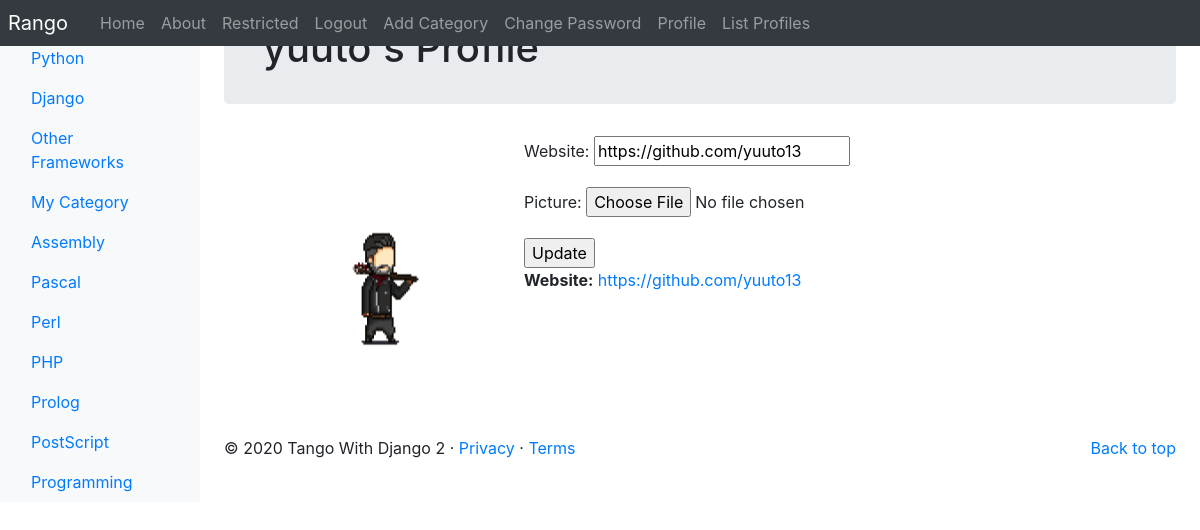
Page /rango/profile/yuuto/ (signed in) on the committed database.
### rango/models.py (models this page shows, shortened)
class Category(models.Model):
    NAME_MAX_LENGTH = 128
    name = models.CharField(max_length=NAME_MAX_LENGTH, unique=True)
    views = models.IntegerField(default=0)
    likes = models.IntegerField(default=0)
    slug = models.SlugField(unique=True)
    class Meta:
        verbose_name_plural = "Categories"

class UserProfile(models.Model):
    user = models.OneToOneField(User, on_delete=models.CASCADE)
    website = models.URLField(blank=True)
    picture = models.ImageField(upload_to='profile_images', blank=True)

### rango/views.py (the view, shortened to what this page needs)
# urls.py: path('profile/<username>/', views.ProfileView.as_view(), name='profile'),
class ProfileView(View):
    def get_user_details(self, username):
        try:
            user = User.objects.get(username=username)
        except User.DoesNotExist:
            return None
        user_profile = UserProfile.objects.get_or_create(user=user)[0]
        form = UserProfileForm({'website': user_profile.website,
                                'picture': user_profile.picture})
        return (user, user_profile, form)
    @method_decorator(login_required)
    def get(self, request, username):
        try:
            (user, user_profile, form) = self.get_user_details(username)
        except TypeError:
            return redirect(reverse('rango:index'))
        context_dict = {'user_profile': user_profile,
                        'selected_user': user,
                        'form': form}
        return render(request, 'rango/profile.html', context_dict)

### rango/forms.py
class UserProfileForm(forms.ModelForm):
    class Meta:
        model = UserProfile
        fields = ('website', 'picture',)

### rango/templatetags/rango_template_tags.py (called while the page is built)
@register.inclusion_tag('rango/categories.html')
def get_category_list(current_category=None):
    return {'categories': Category.objects.all(),
            'current_category': current_category}

### templates/rango/profile.html (shortened to what this page needs)
{% extends 'rango/base.html' %}
{% load staticfiles %}
{% block body_block %}
    <div class="jumbotron p-4">
        <div class="container">
            <h1 class="jumbotron-heading">{{ selected_user.username }}'s Profile</h1>
        </div>
    </div>
    <div class="container">
        <div class="row">
        {% if user_profile.picture %}
            <img src="{{ MEDIA_URL }}{{ user_profile.picture }}" width="300" height="300" alt="{{ selected_user.username }}'s profile image" />
        {% else %}
            <img src="https://lorempixel.com/300/300/people/" width="300" height="300" alt="Placeholder image" />
        {% endif %}
            <br>
            <div>
            {% if selected_user == user %}
                <form action="." method="post" enctype="multipart/form-data">
                    {{ form.as_p }}
                    <input type="submit" value="Update">
                </form>
                <p>
                    <strong>Website:</strong>
                    <a href="{{ user_profile.website }}">{{ user_profile.website }}</a>
                </p>
            {% endif %}
            </div>
        </div>
    </div>
{% endblock %}

### templates/rango/categories.html (shortened to what this page needs)
<ul class="nav flex-column">
{% if categories %}
    {% for c in categories %}
        {% if c == current_category %}
            <li class="nav-item">
                <a class="nav-link active" href="{% url 'rango:show_category' c.slug %}">
                    {{ c.name }}
                </a>
            </li>
        {% else %}
            <li class="nav-item">
                <a class="nav-link active" href="{% url 'rango:show_category' c.slug %}">
                    {{ c.name }}
                </a>
            </li>
        {% endif %}
    {% endfor %}
{% else %}
    <li class="nav-item">There are no categories present.</li>
{% endif %}
</ul>

### rows in the picture
Category: name "Python"
Category: name "Django"
Category: name "Other Frameworks"
Category: name "My Category"
Category: name "Assembly"
Category: name "Pascal"
Category: name "Perl"
Category: name "PHP"
Category: name "Prolog"
Category: name "PostScript"
Category: name "Programming"
UserProfile: picture (picture), website "https://github.com/yuuto13"

### other values in the picture
{{ selected_user.username }} "yuuto"
